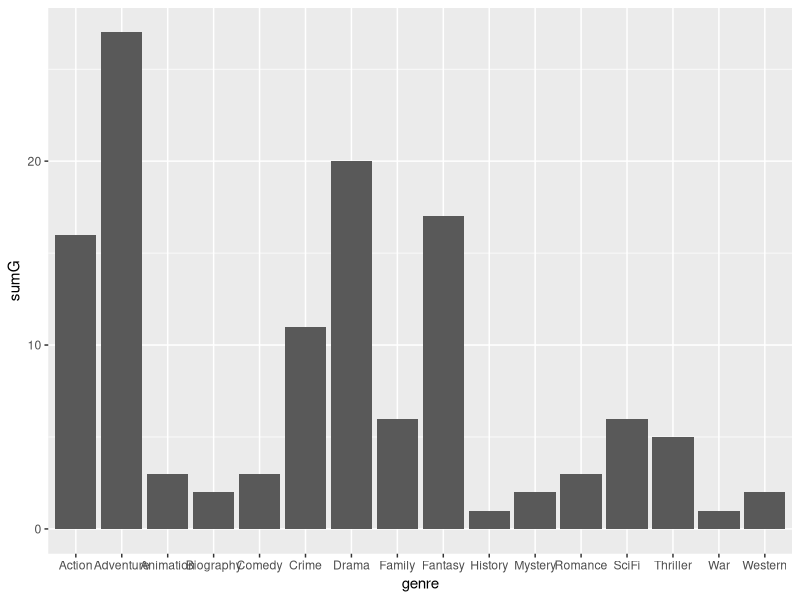
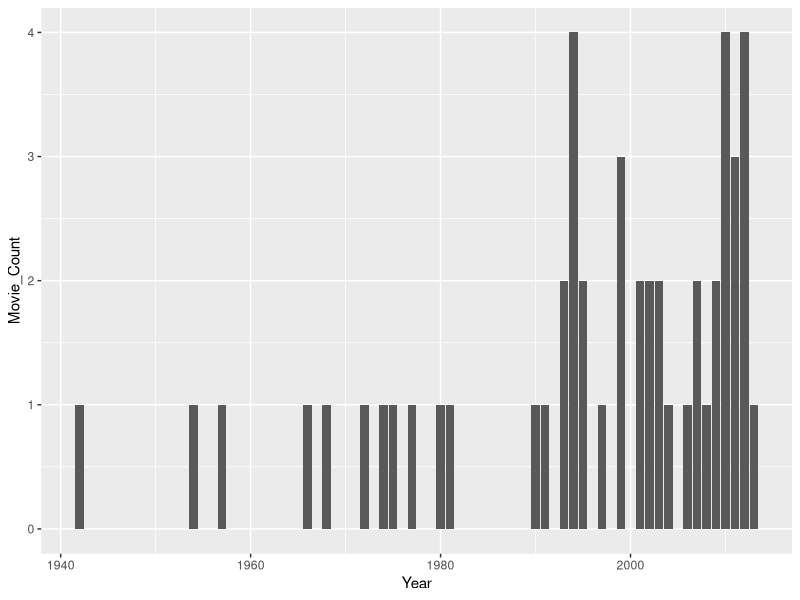
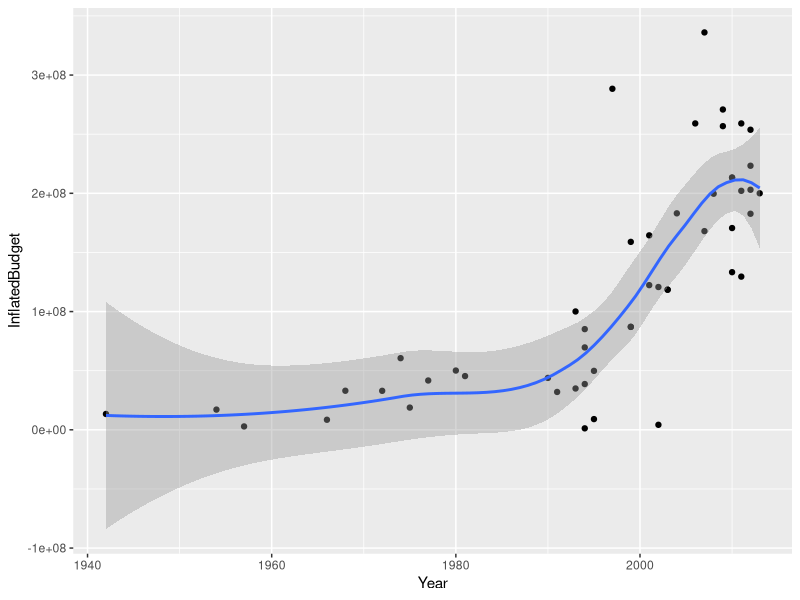
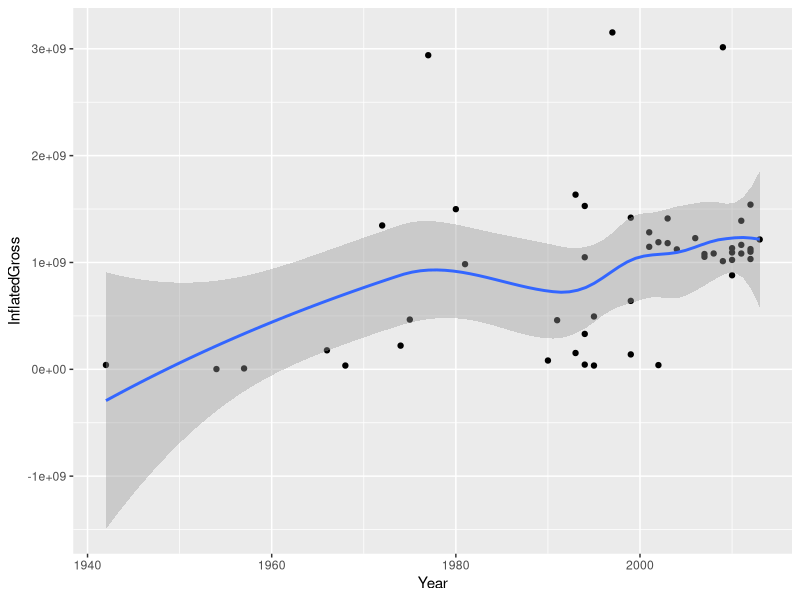
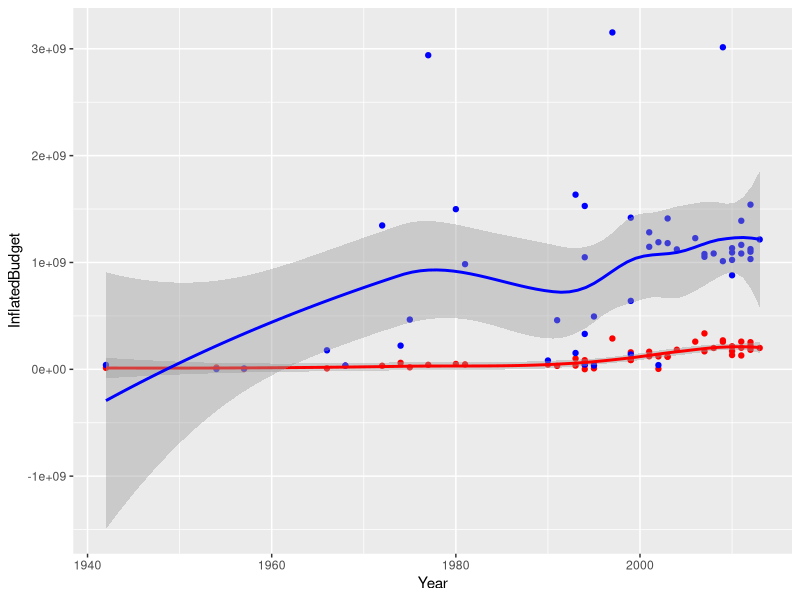
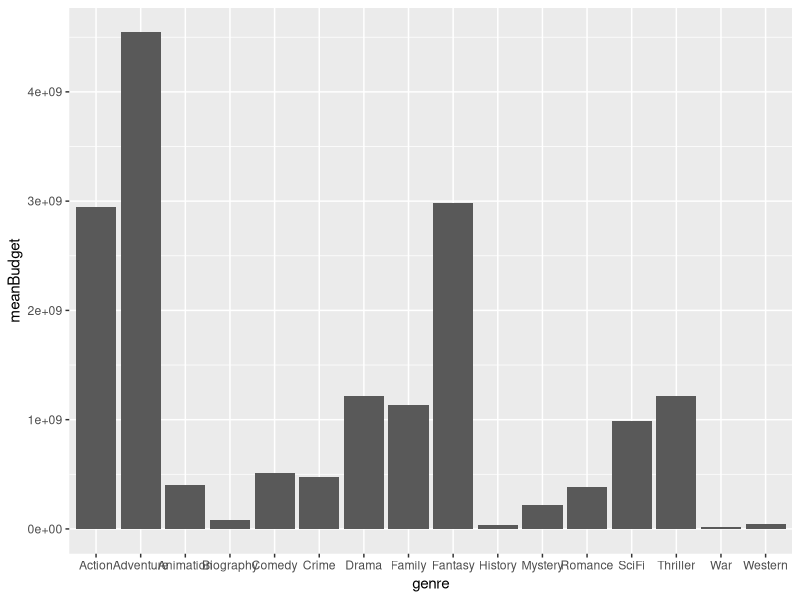
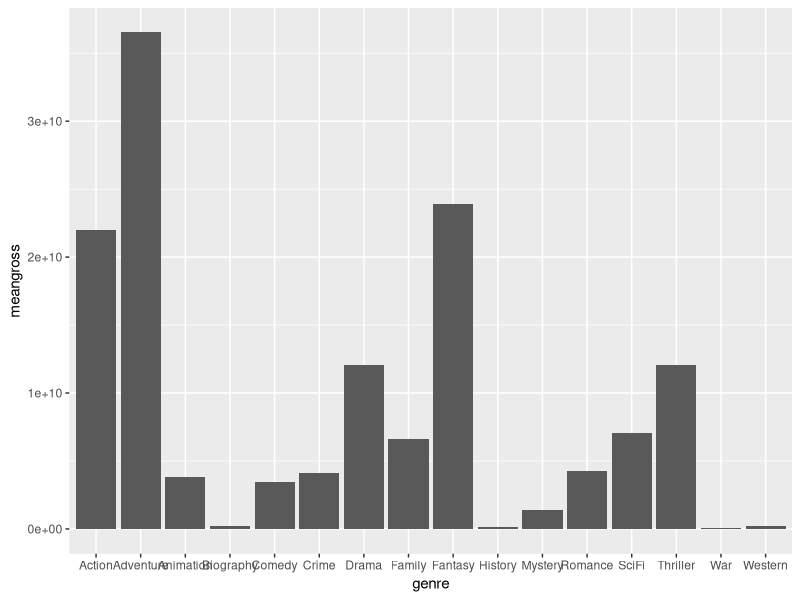
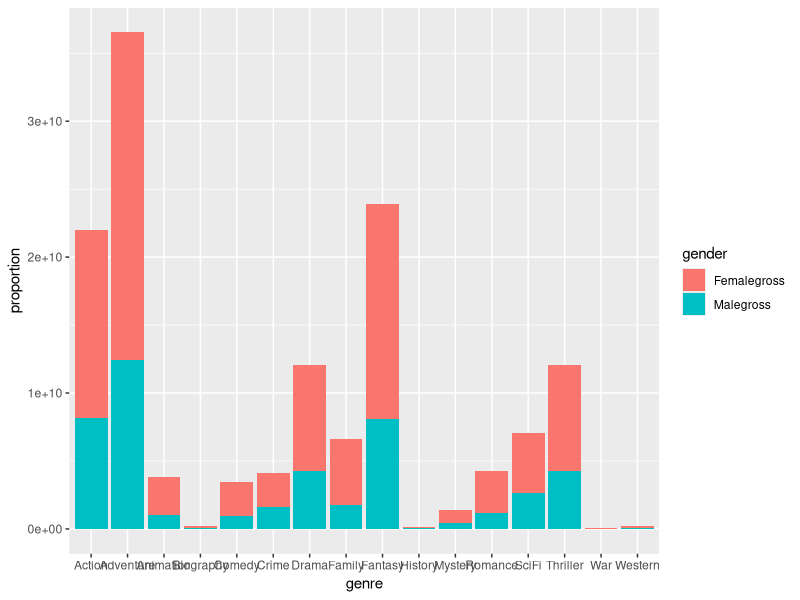

The R script that drew these images, in order:
## ---- chunk 1
knitr::opts_chunk$set(echo = TRUE)
## ---- chunk 2
#Packages loading to use
library(tidyverse) ##Loaded for dplyr and to 'clean' data
library(ggplot2) ##Loaded for plotting
library(dplyr) ##Loaded for computer issues

##Read in data and save it to variable raw_data
raw_data <- read.csv(file = "popular_film_data.csv")
## ---- chunk 3
#To remove "$" and "," from InflatedBudget
raw_data$InflatedBudget <-  gsub("\\$","", raw_data$InflatedBudget) 
raw_data$InflatedBudget <-  as.numeric(gsub(",","", raw_data$InflatedBudget))

#To remove "$" and "," from InflatedGross
raw_data$InflatedGross <-  gsub("\\$","", raw_data$InflatedGross) 
raw_data$InflatedGross <-  as.numeric(gsub(",","", raw_data$InflatedGross))

#To remove "$" and "," from TotalGross
raw_data$TotalGross <-  gsub("\\$","", raw_data$TotalGross) 
raw_data$TotalGross <-  as.numeric(gsub(",","", raw_data$TotalGross))

#Mutating for new column stored in Proportion_female
raw_data <- raw_data |> mutate (Proportion_female = (1 - Proportion_male))
## ---- chunk 4
#For transparencys sake, its also important to note how many films under each genre make up the dataset.
genre_total <- rbind(cbind(genre = "Comedy", raw_data %>% filter(Comedy == 1) %>% summarise(sumG = sum(Comedy == 1))),
    cbind(genre = "Drama", raw_data %>% filter(Drama == 1) %>% summarise(sumG = sum(Drama == 1))),
    cbind(genre = "Western", raw_data %>% filter(Western == 1) %>% summarise(sumG = sum(Western == 1))),
    cbind(genre = "Action", raw_data %>% filter(Action == 1) %>% summarise(sumG = sum(Action == 1))),
    cbind(genre = "Biography", raw_data %>% filter(Biography == 1) %>% summarise(sumG = sum(Biography == 1))),
    cbind(genre = "History", raw_data %>% filter(History == 1) %>% summarise(sumG = sum(History == 1))),
    cbind(genre = "Adventure", raw_data %>% filter(Adventure == 1) %>% summarise(sumG = sum(Adventure == 1))),
    cbind(genre = "Fantasy", raw_data %>% filter(Fantasy == 1) %>% summarise(sumG = sum(Fantasy == 1))),
    cbind(genre = "Mystery", raw_data %>% filter(Mystery == 1) %>% summarise(sumG = sum(Mystery == 1))),
    cbind(genre = "SciFi", raw_data %>% filter(SciFi == 1) %>% summarise(sumG = sum(SciFi == 1))),
    cbind(genre = "Romance", raw_data %>% filter(Romance == 1) %>% summarise(sumG = sum(Romance == 1))),
    cbind(genre = "Thriller", raw_data %>% filter(Thriller == 1) %>% summarise(sumG = sum(Thriller == 1))),
    cbind(genre = "Crime", raw_data %>% filter(Crime == 1) %>% summarise(sumG = sum(Crime == 1))),
    cbind(genre = "War", raw_data %>% filter(War == 1) %>% summarise(sumG = sum(War == 1))),
    cbind(genre = "Family", raw_data %>% filter(Family == 1) %>% summarise(sumG = sum(Family == 1))),
    cbind(genre = "Animation", raw_data %>% filter(Animation == 1) %>% summarise(sumG = sum(Animation == 1))))%>% arrange(desc(sumG))

genre_total
#the end of numbers of genre

#ggplot(genre_total) + geom_histogram(mapping = aes(x = (genre_total$stat = "count"), stat = "identity"))+ geom_histogram(bins = 15)
#ggplot(genre_total, aes(x = (genre_total$stat = "count"), stat = "identity") + geom_histogram(bins = 15))
Genre_Count_Plot <- ggplot(genre_total) + geom_bar(mapping = aes(genre, sumG), stat = "identity")


## ---- chunk 5
#To view our data with the new variable.
glimpse(raw_data)
## ---- chunk 6

max_year <- max(raw_data$Year)
min_year <- min(raw_data$Year)
Year_range <- range(raw_data$Year)
cat("The year range of our data is ", min_year, "to ", max_year, ".")
quantity_films <- nrow(raw_data)

cat("\nOur dataset is made up of ", quantity_films, " films.")
Genre_Count_Plot
## ---- chunk 7
count_movieby_year <-  raw_data|>group_by(Year) |> summarise(Movie_Count = n()) |> arrange(desc(Movie_Count))
ggplot(count_movieby_year, aes(x = Year, y = Movie_Count)) + geom_col()
## ---- chunk 8
Avg_Budget_by_Year <- raw_data |> group_by(Year)|> summarise(InflatedBudget) |> ggplot(aes(Year,InflatedBudget)) +geom_point() + geom_smooth()
## ---- chunk 9
Avg_Budget_by_Year
## ---- chunk 10
Avg_Grossing_by_Year <- raw_data |> group_by(Year) |> summarise(InflatedGross) |> ggplot(aes(Year,InflatedGross)) +geom_point() + geom_smooth()

## ---- chunk 11
Avg_Grossing_by_Year
## ---- chunk 12
##It's a little hard to compare the *InflatedGross* income and the *InflatedBudget* in two graphs so lets display this information together so we can analyse it. 
#raw_data |> group_by(Year)|> ggplot(aes(Year,InflatedGross, InflatedBudget, color = )) +geom_point() + geom_smooth(method = 'loess', formula = 'y~x')
raw_data |> group_by(Year) |> ggplot(aes(x=Year))+geom_point(aes(y=InflatedBudget),color = "red") + geom_point(aes(y=InflatedGross), color = "blue") + geom_smooth(aes(y=InflatedBudget), color = "red") + geom_smooth(aes(y=InflatedGross), color = "blue")
## ---- chunk 13
raw_data |> slice_max(InflatedGross, n = 10) |> select(FilmName, Year, InflatedGross)

## ---- chunk 14
#Is there a specific genre that costs more to produce? First, we'll see what the most and least expensive films to produce where.
raw_data |> slice_max(InflatedBudget, n = 1) |> select(FilmName, InflatedGross)
raw_data |> slice_min(InflatedBudget, n = 1) |> select(FilmName, InflatedGross)

## ---- chunk 15
#And what films made the most and least grossing? What genres were these films?
raw_data |> slice_max(InflatedGross, n = 10) |> select(FilmName, InflatedGross)
#still need the genre
## ---- chunk 16
#We'll arrange the code to output what we need to see. 
genreGrossBudget <- (rbind(cbind(genre = "Comedy", raw_data %>% filter(Comedy == 1) %>% summarise(meangross = mean(InflatedGross), meanBudget = mean(InflatedBudget), Male_Proportion = Proportion_male, Female_Proportion = Proportion_female, Femalegross = ((mean(Proportion_female))*meangross), Malegross = ((mean(Proportion_male))*meangross))),
      cbind(genre = "Drama", raw_data %>% filter(Drama == 1) %>% summarise(meangross = mean(InflatedGross),meanBudget = mean(InflatedBudget),  Male_Proportion = Proportion_male, Female_Proportion = Proportion_female, Femalegross = ((mean(Proportion_female))*meangross), Malegross = ((mean(Proportion_male))*meangross))),
      cbind(genre = "Western", raw_data %>% filter(Western == 1) %>% summarise(meangross = mean(InflatedGross),meanBudget = mean(InflatedBudget),  Male_Proportion = Proportion_male, Female_Proportion = Proportion_female, Femalegross = ((mean(Proportion_female))*meangross), Malegross = ((mean(Proportion_male))*meangross))),
      cbind(genre = "Action", raw_data %>% filter(Action == 1) %>% summarise(meangross = mean(InflatedGross),meanBudget = mean(InflatedBudget),  Male_Proportion = Proportion_male, Female_Proportion = Proportion_female, Femalegross = ((mean(Proportion_female))*meangross), Malegross = ((mean(Proportion_male))*meangross))),
     cbind(genre = "Biography", raw_data %>% filter(Biography == 1) %>% summarise(meangross = mean(InflatedGross),meanBudget = mean(InflatedBudget), Malegross = ((mean(Proportion_male))*meangross), Male_Proportion = Proportion_male, Female_Proportion = Proportion_female, Femalegross = ((mean(Proportion_female))*meangross), Malegross = ((mean(Proportion_male))*meangross))),
    cbind(genre = "History", raw_data %>% filter(History == 1) %>% summarise(meangross = mean(InflatedGross),meanBudget = mean(InflatedBudget),  Male_Proportion = Proportion_male, Female_Proportion = Proportion_female, Femalegross = ((mean(Proportion_female))*meangross), Malegross = ((mean(Proportion_male))*meangross))), 
    cbind(genre = "Adventure", raw_data %>% filter(Adventure == 1) %>% summarise(meangross = mean(InflatedGross),meanBudget = mean(InflatedBudget),  Male_Proportion = Proportion_male, Female_Proportion = Proportion_female, Femalegross = ((mean(Proportion_female))*meangross), Malegross = ((mean(Proportion_male))*meangross))),
        cbind(genre = "Fantasy", raw_data %>% filter(Fantasy == 1) %>% summarise(meangross = mean(InflatedGross),meanBudget = mean(InflatedBudget),  Male_Proportion = Proportion_male, Female_Proportion = Proportion_female, Femalegross = ((mean(Proportion_female))*meangross), Malegross = ((mean(Proportion_male))*meangross))),
    cbind(genre = "Mystery", raw_data %>% filter(Mystery == 1) %>% summarise(meangross = mean(InflatedGross),meanBudget = mean(InflatedBudget),  Male_Proportion = Proportion_male, Female_Proportion = Proportion_female, Femalegross = ((mean(Proportion_female))*meangross), Malegross = ((mean(Proportion_male))*meangross))),
    cbind(genre = "SciFi", raw_data %>% filter(SciFi == 1) %>% summarise(meangross = mean(InflatedGross),meanBudget = mean(InflatedBudget),  Male_Proportion = Proportion_male, Female_Proportion = Proportion_female, Femalegross = ((mean(Proportion_female))*meangross), Malegross = ((mean(Proportion_male))*meangross))),
    cbind(genre = "Romance", raw_data %>% filter(Romance == 1) %>% summarise(meangross = mean(InflatedGross),meanBudget = mean(InflatedBudget),  Male_Proportion = Proportion_male, Female_Proportion = Proportion_female, Femalegross = ((mean(Proportion_female))*meangross), Malegross = ((mean(Proportion_male))*meangross))),
    cbind(genre = "Thriller", raw_data %>% filter(Drama == 1) %>% summarise(meangross = mean(InflatedGross),meanBudget = mean(InflatedBudget),  Male_Proportion = Proportion_male, Female_Proportion = Proportion_female, Femalegross = ((mean(Proportion_female))*meangross), Malegross = ((mean(Proportion_male))*meangross))),
    cbind(genre = "Crime", raw_data %>% filter(Crime == 1) %>% summarise(meangross = mean(InflatedGross),meanBudget = mean(InflatedBudget),  Male_Proportion = Proportion_male, Female_Proportion = Proportion_female, Femalegross = ((mean(Proportion_female))*meangross), Malegross = ((mean(Proportion_male))*meangross))),
    cbind(genre = "War", raw_data %>% filter(War == 1) %>% summarise(meangross = mean(InflatedGross),meanBudget = mean(InflatedBudget),  Male_Proportion = Proportion_male, Female_Proportion = Proportion_female, Femalegross = ((mean(Proportion_female))*meangross), Malegross = ((mean(Proportion_male))*meangross))),
    cbind(genre = "Family", raw_data %>% filter(Family == 1) %>% summarise(meangross = mean(InflatedGross),meanBudget = mean(InflatedBudget),  Male_Proportion = Proportion_male, Female_Proportion = Proportion_female, Femalegross = ((mean(Proportion_female))*meangross), Malegross = ((mean(Proportion_male))*meangross))),
    cbind(genre = "Animation", raw_data %>% filter(Animation == 1) %>% summarise(meangross = mean(InflatedGross),meanBudget = mean(InflatedBudget), Male_Proportion = Proportion_male, Female_Proportion = Proportion_female, Femalegross = ((mean(Proportion_female))*meangross), Malegross = ((mean(Proportion_male))*meangross)))) %>% arrange(desc(meanBudget)))
genreGrossBudget

## ---- chunk 17
#Over all, what genre cost more to produce on average? How much did that category produce in grossings?

#Over all, what genre cost more to produce on average? How much did that category produce in grossing? 
genreGrossBudget |> slice(which(meanBudget ==max(meanBudget) | meanBudget == min(meanBudget))) |> distinct()

## ---- chunk 18
ggplot(genreGrossBudget) + geom_bar(mapping = aes(genre, meanBudget), stat = "identity")

#ggplot for meangross
ggplot(genreGrossBudget) + geom_bar(mapping = aes(genre, meangross), stat = "identity")
## ---- chunk 19
genreGrossBudget |> pivot_longer(cols = ends_with("alegross"), names_to = "gender", values_to = "proportion") |> ggplot() + geom_col(aes(x = genre, y = proportion, fill = gender))
## ---- chunk 20
#genre enjoyment
genre_enj <- rbind(cbind(genre = "Comedy", raw_data %>% filter(Comedy == 1) %>% summarise(meanenj = mean(Enjoyment))),
    cbind(genre = "Drama", raw_data %>% filter(Drama == 1) %>% summarise(meanenj = mean(Enjoyment))),
    cbind(genre = "Western", raw_data %>% filter(Western == 1) %>% summarise(meanenj = mean(Enjoyment))),
    cbind(genre = "Action", raw_data %>% filter(Action == 1) %>% summarise(meanenj = mean(Enjoyment))),
    cbind(genre = "Biography", raw_data %>% filter(Biography == 1) %>% summarise(meanenj = mean(Enjoyment))),
    cbind(genre = "History", raw_data %>% filter(History == 1) %>% summarise(meanenj = mean(Enjoyment))),
    cbind(genre = "Adventure", raw_data %>% filter(Adventure == 1) %>% summarise(meanenj = mean(Enjoyment))),
    cbind(genre = "Fantasy", raw_data %>% filter(Fantasy == 1) %>% summarise(meanenj = mean(Enjoyment))),
    cbind(genre = "Mystery", raw_data %>% filter(Mystery == 1) %>% summarise(meanenj = mean(Enjoyment))),
    cbind(genre = "SciFi", raw_data %>% filter(SciFi == 1) %>% summarise(meanenj = mean(Enjoyment))),
    cbind(genre = "Romance", raw_data %>% filter(Romance == 1) %>% summarise(meanenj = mean(Enjoyment))),
    cbind(genre = "Thriller", raw_data %>% filter(Thriller == 1) %>% summarise(meanenj = mean(Enjoyment))),
    cbind(genre = "Crime", raw_data %>% filter(Crime == 1) %>% summarise(meanenj = mean(Enjoyment))),
    cbind(genre = "War", raw_data %>% filter(War == 1) %>% summarise(meanenj = mean(Enjoyment))),
    cbind(genre = "Family", raw_data %>% filter(Family == 1) %>% summarise(meanenj = mean(Enjoyment))),
    cbind(genre = "Animation", raw_data %>% filter(Animation == 1) %>% summarise(meanenj = mean(Enjoyment))))%>% arrange(desc(meanenj))

genre_enj |> slice(which(meanenj ==max(meanenj) | meanenj == min(meanenj))) |> distinct()

## ---- chunk 21
#genre appreaction
genre_app <- rbind(cbind(genre = "Comedy", raw_data %>% filter(Comedy == 1) %>% summarise(meanapp = mean(Appreciation))),
    cbind(genre = "Drama", raw_data %>% filter(Drama == 1) %>% summarise(meanapp = mean(Appreciation))),
    cbind(genre = "Western", raw_data %>% filter(Western == 1) %>% summarise(meanapp = mean(Appreciation))),
    cbind(genre = "Action", raw_data %>% filter(Action == 1) %>% summarise(meanapp = mean(Appreciation))),
    cbind(genre = "Biography", raw_data %>% filter(Biography == 1) %>% summarise(meanapp = mean(Appreciation))),
    cbind(genre = "History", raw_data %>% filter(History == 1) %>% summarise(meanapp = mean(Appreciation))),
    cbind(genre = "Adventure", raw_data %>% filter(Adventure == 1) %>% summarise(meanapp = mean(Appreciation))),
    cbind(genre = "Fantasy", raw_data %>% filter(Fantasy == 1) %>% summarise(meanapp = mean(Appreciation))),
    cbind(genre = "Mystery", raw_data %>% filter(Mystery == 1) %>% summarise(meanapp = mean(Appreciation))),
    cbind(genre = "SciFi", raw_data %>% filter(SciFi == 1) %>% summarise(meanapp = mean(Appreciation))),
    cbind(genre = "Romance", raw_data %>% filter(Romance == 1) %>% summarise(meanapp = mean(Appreciation))),
    cbind(genre = "Thriller", raw_data %>% filter(Thriller == 1) %>% summarise(meanapp = mean(Appreciation))),
    cbind(genre = "Crime", raw_data %>% filter(Crime == 1) %>% summarise(meanapp = mean(Appreciation))),
    cbind(genre = "War", raw_data %>% filter(War == 1) %>% summarise(meanapp = mean(Appreciation))),
    cbind(genre = "Family", raw_data %>% filter(Family == 1) %>% summarise(meanapp = mean(Appreciation))),
    cbind(genre = "Animation", raw_data %>% filter(Animation == 1) %>% summarise(meanapp = mean(Appreciation))))%>% arrange(desc(meanapp))

genre_app |> slice(which(meanapp ==max(meanapp) | meanapp == min(meanapp))) |> distinct()
## ---- chunk 22
raw_data |> slice_max(Appreciation, n = 10)|> select(FilmName,Appreciation, Enjoyment)

raw_data |> slice_max(Enjoyment, n = 10) |> select(FilmName, Enjoyment, Appreciation)

raw_data |> slice_max(InflatedGross, n = 10) |> select(FilmName, InflatedGross, Appreciation, Enjoyment)
